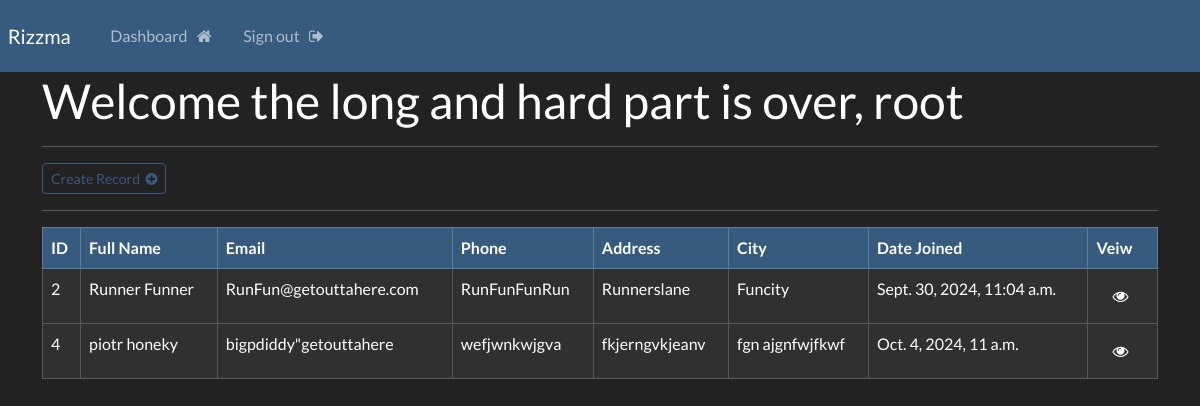
The page /dashboard (signed in) on the database its author committed.
### website/models.py (models this page shows, shortened)
class Record(models.Model):
    creation_data = models.DateTimeField(auto_now_add=True)
    first_name = models.CharField(max_length=100)
    last_name = models.CharField(max_length=100)
    email = models.CharField(max_length=255)
    phone = models.CharField(max_length=20)
    address = models.CharField(max_length=255)
    city = models.CharField(max_length=255)

### website/views.py (the view)
# urls.py: path('dashboard', views.dashboard, name='dashboard'),
@login_required(login_url='my-login')
def dashboard(request):
    my_record = Record.objects.all()
    context = {'records':my_record}
    return render(request, 'website/dashboard.html',context=context)

### website/templates/website/dashboard.html
{% extends 'website/base.html' %}
{% block content %}
    <h1> Welcome the long and hard part is over, {{user}}</h1>
    <hr>
    <a class="btn btn-outline-primary btn-sm" href="{% url 'create-record' %}">
        Create Record &nbsp;<i class="fa fa-plus-circle" aria-hidden="true"></i>
    </a>
    <table class="table table-dark table-hover table-bordered">
        <thead class="table-primary">
            <tr>
                <th scope="col">ID</th>
                <th scope="col">Full Name</th>
                <th scope="col">Email</th>
                <th scope="col">Phone</th>
                <th scope="col">Address</th>
                <th scope="col">City</th>
                <th scope="col">Date Joined</th>
                <th scope="col">Veiw</th>
            </tr>
        </thead>
    <hr>
    <tbody>
    {% if records %}
        {% for record in records %}
        <tr>
            <td>{{record.id}}</td>
            <td>{{record.first_name}} {{record.last_name}}</td>
            <td>{{record.email}}</td>
            <td>{{record.phone}}</td>
            <td>{{record.address}}</td>
            <td>{{record.city}}</td>
            <td>{{record.creation_data}}</td>
            <td><a href="{% url 'record' record.id %}"><button class="btn btn-block"> &nbsp;<i class="fa fa-eye" aria-hidden="true"></i></button></a></td>
        </tr>
        {% endfor %}
    </tbody>
</table>
{% endif %}
{% endblock %}

### website/templates/website/base.html (shortened to what this page needs)
{% load static %}
<!DOCTYPE html>
<html lang="en">
<head>
    <link rel="stylesheet" href="https://bootswatch.com/5/darkly/bootstrap.min.css">
    <link rel="stylesheet" href="{% static 'css/style.css' %}">
    <link rel="stylesheet" href="https://cdnjs.cloudflare.com/ajax/libs/font-awesome/4.7.0/css/font-awesome.min.css">
</head>
<body>
    {% include 'website/navbar.html' %}
    <div class="container">
        {% block content %}{% endblock %}
    </div>
</body>
</html>

### website/templates/website/navbar.html (shortened to what this page needs)
<nav class="navbar navbar-expand-lg navbar-dark bg-primary justify-content-center">
    <a class="navbar-brand main-heading" href="{% url '' %}">
      &nbsp; Rizzma
    </a>
        <div class="collapse navbar-collapse text-center" id="navbarNavDropdown">
        <ul class="navbar-nav mr-auto">
           {% if user.is_authenticated %}
             <li class="nav-item">
              <a class="nav-link" href="{% url 'dashboard' %}">Dashboard &nbsp; <i class="fa fa-home" aria-hidden="true"></i> </a>
            </li>
            <li class="nav-item">
              <a class="nav-link" href="{% url 'user-logout' %}">Sign out &nbsp; <i class="fa fa-sign-out" aria-hidden="true"></i> </a>
            </li>
        {% endif %}
       </ul>
      </div>
  </nav>

### rows shown on the page
Record: id "2", first_name "Runner", last_name "Funner", email "RunFun@getouttahere.com", phone "RunFunFunRun", address "Runnerslane", city "Funcity", creation_data "Sept. 30, 2024, 11:04 a.m."
Record: id "4", first_name "piotr", last_name "honeky", email "bigpdiddy\"getouttahere", phone "wefjwnkwjgva", address "fkjerngvkjeanv", city "fgn ajgnfwjfkwf", creation_data "Oct. 4, 2024, 11 a.m."

### other values the page prints
{{ user }} "root"
